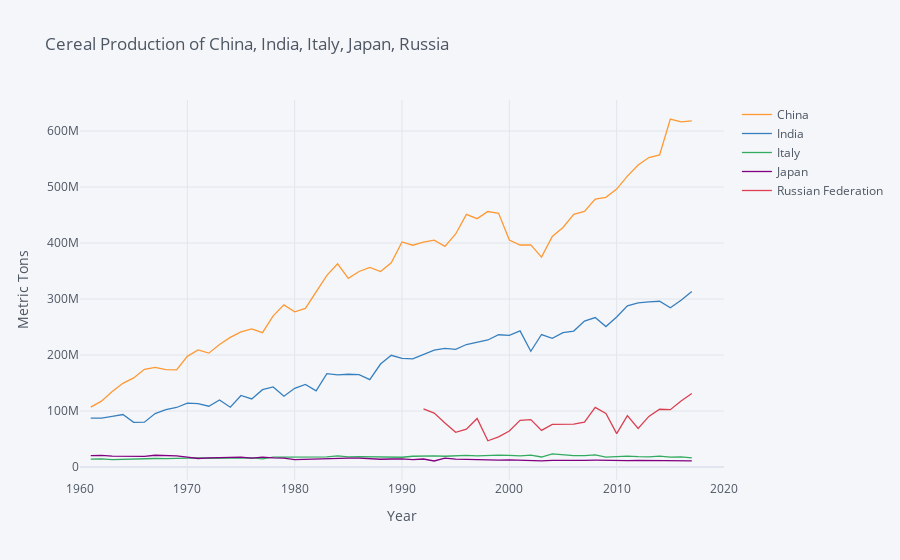

Notebook code for this chart:
### Markdown cell above
Looking at the cereal production of these five countries, we can see that China and India have roughly upward trending curves, and Russia's curve is fluctuating but has been in an upward trend in recent years.

### Code cell
vars = {"AG.PRD.CREL.MT":"Cereal production"}

# Use this to find top producers:
#big_producers = cereals.query('date==2000').squeeze().sort_values(ascending=False)
#big_producers.head(20)

use=["CHN","IND","JPN","ITA","RUS"]

cereals = fix_date_index(wbdata.get_dataframe(vars,country=use)).squeeze().unstack('country')

cereals.iplot(xTitle="Year",yTitle="Metric Tons",
              title="Cereal Production of China, India, Italy, Japan, Russia")
